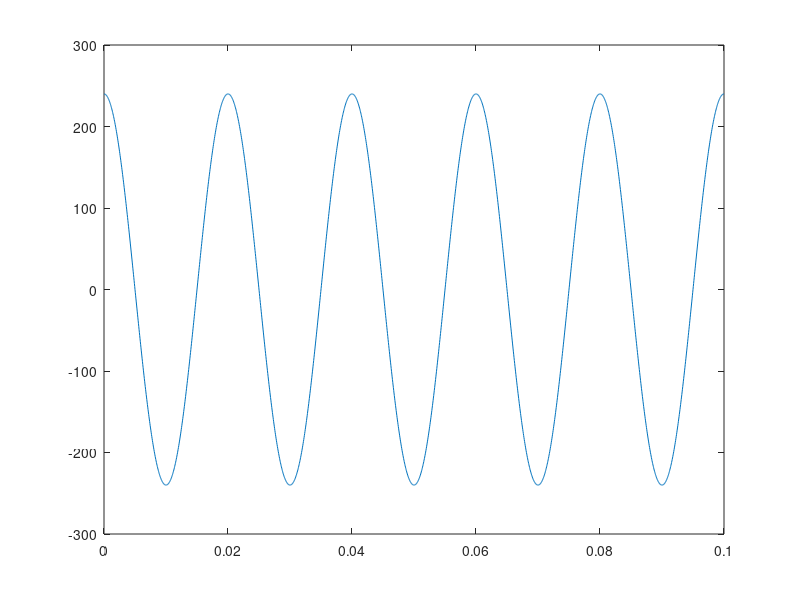
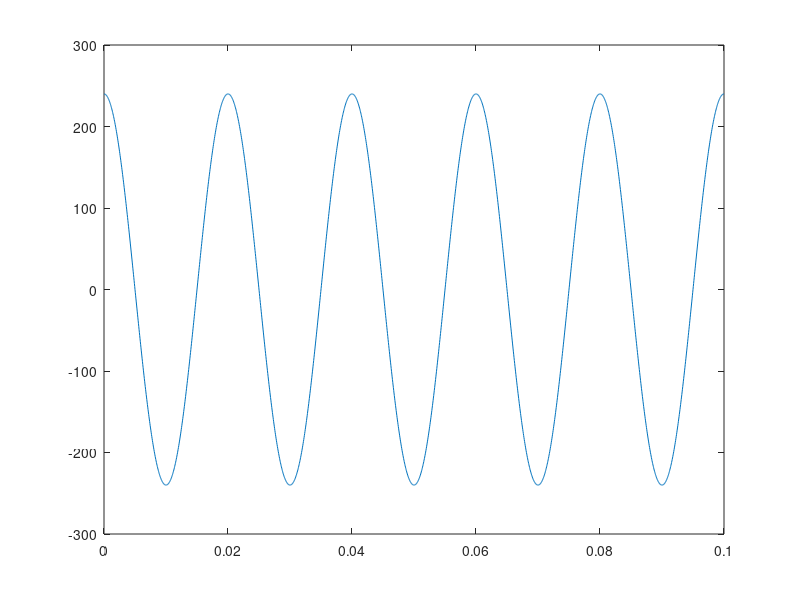

Write the MATLAB code that produced these figures, in order.
%Restting script
close all; clear all; clc

%% Take Home Computer Lab
%% Question 1
%My first Matlab script
T=1;
f= linspace(-0.5,0.5,100); %f = linspace(-0.5,0.5,samples+1); f = f(1:end-1);
y = (sin(pi*f*T))/(pi*f); 

figure
plot(f,y);
%title('frequency vs y ')
%xlabel('frequency')
%ylabel('y')


%% Question 2
%function [output1,output2,...] = FunctionName(input1,input2,...)
%check this again
%function [y] = myfunc(T)
%    samples = 100;
%    f = linspace(-0.5,0.5,samples+1);
%    f = f(1:end-1);
%    y = T*sin(pi*f*T)./(pi*f*T);
%    figure(1)
%    plot(f,y)
%end

%% Video Tutorial 
%% Question 5
A = 240;
f = 50;
T = 1/f;

%build time vector
t = linspace(0,5*T,2000); %(start,stop,number of points)

y = A*cos(2*pi*f*t);

figure(1)
plot(t,y)

y1 = 120*(exp(j*100*pi*t) + exp(-j*100*pi*t));
figure(2)
plot(t,y1)

%% Code Challenge
function [st, t] = gencos(f0, phi, R)
%UNTITLED Summary of this function goes here
%File needs to be called the same thing
%   Detailed explanation goes here
%Checking that R is an integer
if (round(R) ~= R)
    error('R is not an integer.');
end

%100 samples per the period
samples = 100;
T = 1/f0; %period of function

%Always use samples + 1 and remove the last element.
%create time vector t
t = linspace(0, T* R, samples* R + 1); 
%REMOVE LAST ELEMENT
t(end) = [];

st = cos(2*pi*f0*t + phi);

if R > 1
    randPoint() = round(rand() * samples);
    %if sum(st(1:samples) - st(samples + 1: samples*2)) < 1e-10
    if st(randPoint) - st(randPoint + samples) < 1e-10
        fprintf('Yes the function is periodic.\n')
    else
        fprintf('No the function is not periodic\n')
    end
else
    fprintf('Cannot determine if function is periodic because R is equal to 1')
end

figure
plot(t,st)
title(['Plot of the function cos(2*pi)',num2str(f0), 't + ' num2str(phi) + ')'])
xlabel('time')
ylabel('amplitude')


end
